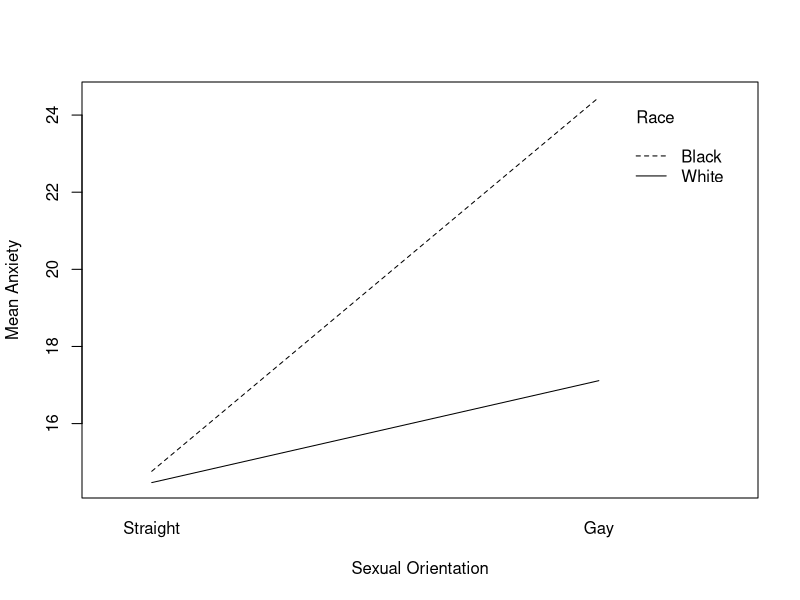
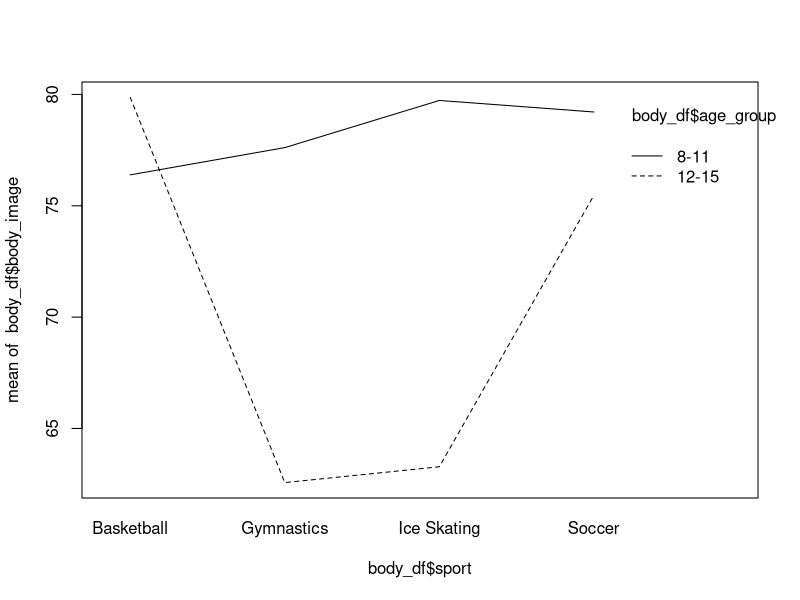

Write R code to recreate these figures, in order. (Note: this script raises an error after producing the figures.)
## ---- chunk 1
set.seed(627) # A seed just ensures that if we do this again, get same data characteristics

n <- 30       # Create an object = 30 

anxiety_df <- data.frame( race = rep(c("White", "White", "Black", "Black"), each = n),
  orientation = rep(c("Straight", "Gay","Straight", "Gay"), each = n),
  anxiety = c(
    rnorm(n, mean = 15, sd = 3),
    rnorm(n, mean = 17, sd = 3),
    rnorm(n, mean = 15, sd = 3),
    rnorm(n, mean = 25, sd = 3)))

# Create object 'anxiety_df' it will be a data.frame, has race = repeat, concatenate,
# gives variable labels, each n of 30
# Repeat for orientation
# Then simulates data with rnorm, n = 30, then gives means and SDs to characterize the data
# scores will be stored in a variable called 'anxiety'

anxiety_df$anxiety[anxiety_df$anxiety < 10] <- 10  
anxiety_df$anxiety[anxiety_df$anxiety > 28] <- 28

# Can get negative numbers, scores that aren't realistic with simulated data. THe above
# commands set scores to be a minimum of 10 and maximum of 28 to fit our example

anova_gayr <- aov(anxiety ~ race * orientation,
           data = anxiety_df) # ANOVA syntax, the * indicates that we want to test an interaction

summary(anova_gayr)

## ---- chunk 2
# As an example of the F computations, take the Race SS_B, divide by the df = 1
# so the MW_B = 437.6. The F is MS_B/MS_W, the latter of which is 8.5 from the table

ms_b = 437.6
ms_w = 8.5
F_value = ms_b/ms_w
F_value

# R code to estimate the critical value of F at 1,116 degrees of freedom

qf(.95, 1, 116)

# R code for an exact p value given an F and the df1 and df2

options(scipen = 999) # This turns of scientific notation for p values

pf(F_value, 1, 116, lower.tail = FALSE)




## ---- chunk 3

aggregate(anxiety ~ race + orientation,
          data = anxiety_df,
          mean) # gets the means as a function of race and orientation

## ---- chunk 4
anxiety_df$orientation <- factor( anxiety_df$orientation,
  levels = c("Straight", "Gay"))

interaction.plot(
  x.factor = anxiety_df$orientation,
  trace.factor = anxiety_df$race,
  response = anxiety_df$anxiety,
  ylab = "Mean Anxiety",
  xlab = "Sexual Orientation",
  trace.label = "Race"
)
# Plots out the means, X is sexual orientation, moderator factor is race
# response variable = the outcome
# ylab and xlab give labels to the x and y axis for the plot

## ---- chunk 5

# These are our group means

aggregate(anxiety ~ race + orientation,
          data = anxiety_df,
          mean) 

## ---- chunk 6

# For right now, let's just show the main effects and omit the interaction

anova_res<-aov(anxiety~race+orientation,data=anxiety_df)
summary(anova_res)

TukeyHSD(anova_res)

## ---- chunk 7

# Now we do as a multipe regression

reg_res<-lm(anxiety~race+orientation,data=anxiety_df)
summary(reg_res)

## ---- chunk 8
set.seed(222)

# Unequal cell sizes

n_ws <- 25   # White Straight
n_wg <- 10   # White Gay
n_bs <- 8   # Black Straight
n_bg <- 17   # Black Gay

anxiety_df2 <- data.frame(
  race = c(
    rep("White", n_ws + n_wg),
    rep("Black", n_bs + n_bg)
  ),

  orientation = c(
    rep("Straight", n_ws),
    rep("Gay", n_wg),
    rep("Straight", n_bs),
    rep("Gay", n_bg)
  ),

  anxiety = c(
    rnorm(n_ws, mean = 15, sd = 3),
    rnorm(n_wg, mean = 17, sd = 3),
    rnorm(n_bs, mean = 15, sd = 3),
    rnorm(n_bg, mean = 25, sd = 3)
  )
)

# Trim unrealistic values

anxiety_df2$anxiety[anxiety_df2$anxiety < 7] <- 7
anxiety_df2$anxiety[anxiety_df2$anxiety > 31] <- 31

# Means by cell

aggregate(anxiety ~ race + orientation,
          data = anxiety_df2,
          mean)
## ---- chunk 9
# Fit model

mod <- lm(anxiety ~ race * orientation,
          data = anxiety_df2)

# Type I SS

anova(mod)

## Now if we REVERSE the order of the variables

mod1 <- lm(anxiety ~ orientation*race,
          data = anxiety_df2)

anova(mod1)

# Under these two conditions, the F values change
# Type I SS actually tests for variance explained in the order variables are entered
# So the order can affect statistical significance
# In this case it doesn't, however notice the Mean SS for rae (756) and for orientation (339). 
# We might think that race explains much more variance in anxeity than does orientation.
# However when we change the order of entry for the factors - that conclusion is reversed
# This uses Type I sum of squares and with unbalanced data, results - including decisions about
# statistical significanct - will vary based on the order of entry for the factors


## ---- chunk 10
# Type II SS 

library(car)

Anova(mod, type = 2)

## ---- chunk 11

mod3 <- lm(anxiety ~ race * orientation,
           data = anxiety_df2)

Anova(mod3, type = 3)


## ---- chunk 12
set.seed(2328)

n <- 10

body_df <- data.frame(
  age_group = rep(c("8-11", "12-15"), each = 4 * n),

  sport = rep(
    c("Ice Skating",
      "Gymnastics",
      "Soccer",
      "Basketball"),
    each = n,
    times = 2
  ),

  body_image = c(
    rnorm(n, 78, 12),  # 8-11 Ice Skating
    rnorm(n, 76, 12),  # 8-11 Gymnastics
    rnorm(n, 82, 12),  # 8-11 Soccer
    rnorm(n, 81, 12),  # 8-11 Basketball

    rnorm(n, 68, 12),  # 12-15 Ice Skating
    rnorm(n, 63, 12),  # 12-15 Gymnastics
    rnorm(n, 78, 12),  # 12-15 Soccer
    rnorm(n, 80, 12)   # 12-15 Basketball
  )
)
## ---- chunk 13
aggregate(
  body_image ~ age_group + sport,
  data = body_df,
  mean)
## ---- chunk 14

anova_body <- aov(body_image ~ age_group * sport,  data = body_df)

summary(anova_body)


## ---- chunk 15
# Interaction plot
interaction.plot(
  body_df$sport,
  body_df$age_group,
  body_df$body_image)

## ---- chunk 16
# Cell means
emmeans(mod, ~ age_group * sport)
## ---- chunk 17

# Simple effects
emmeans(mod,
        pairwise ~ sport | age_group,
        adjust = "tukey")
